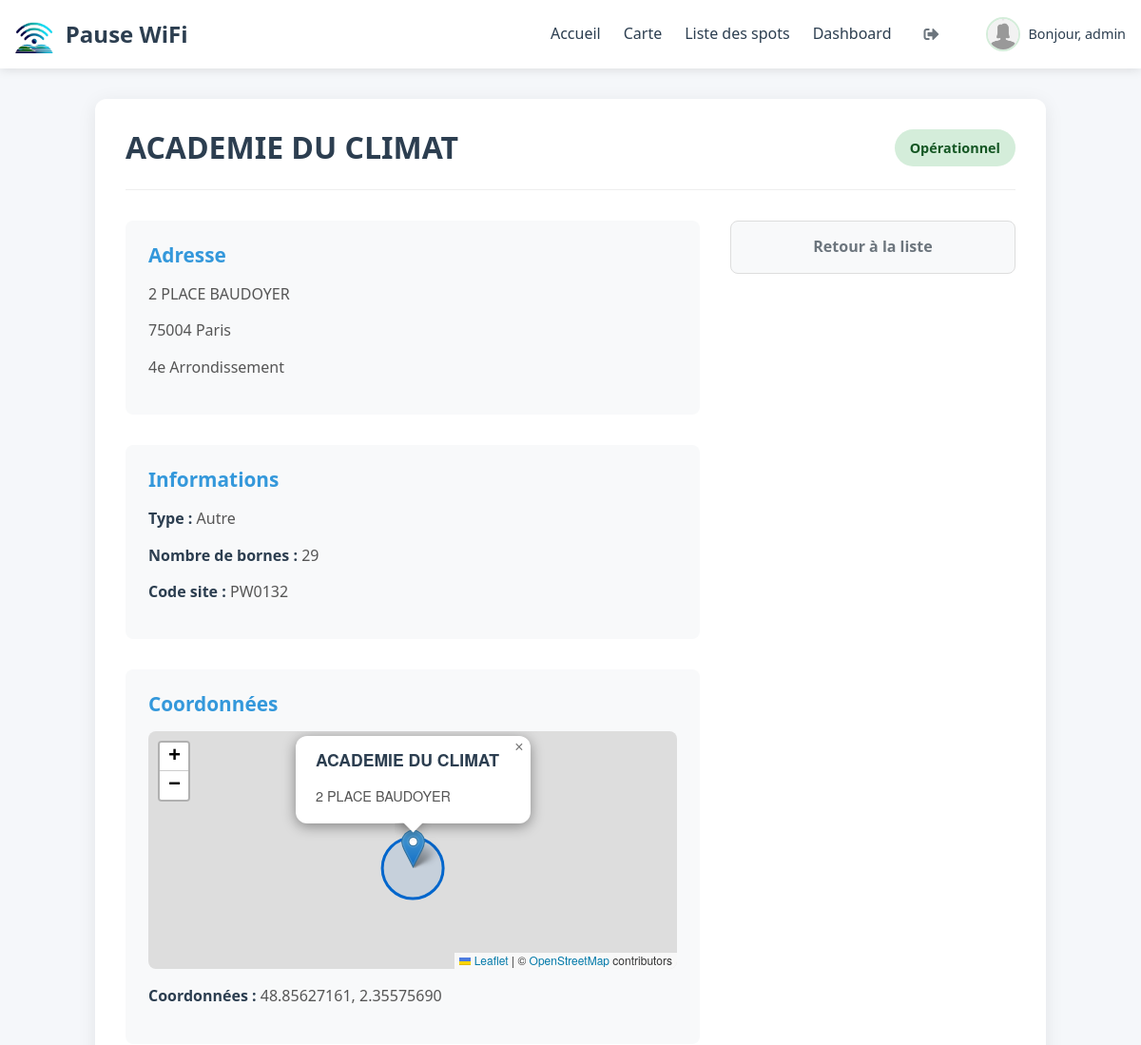
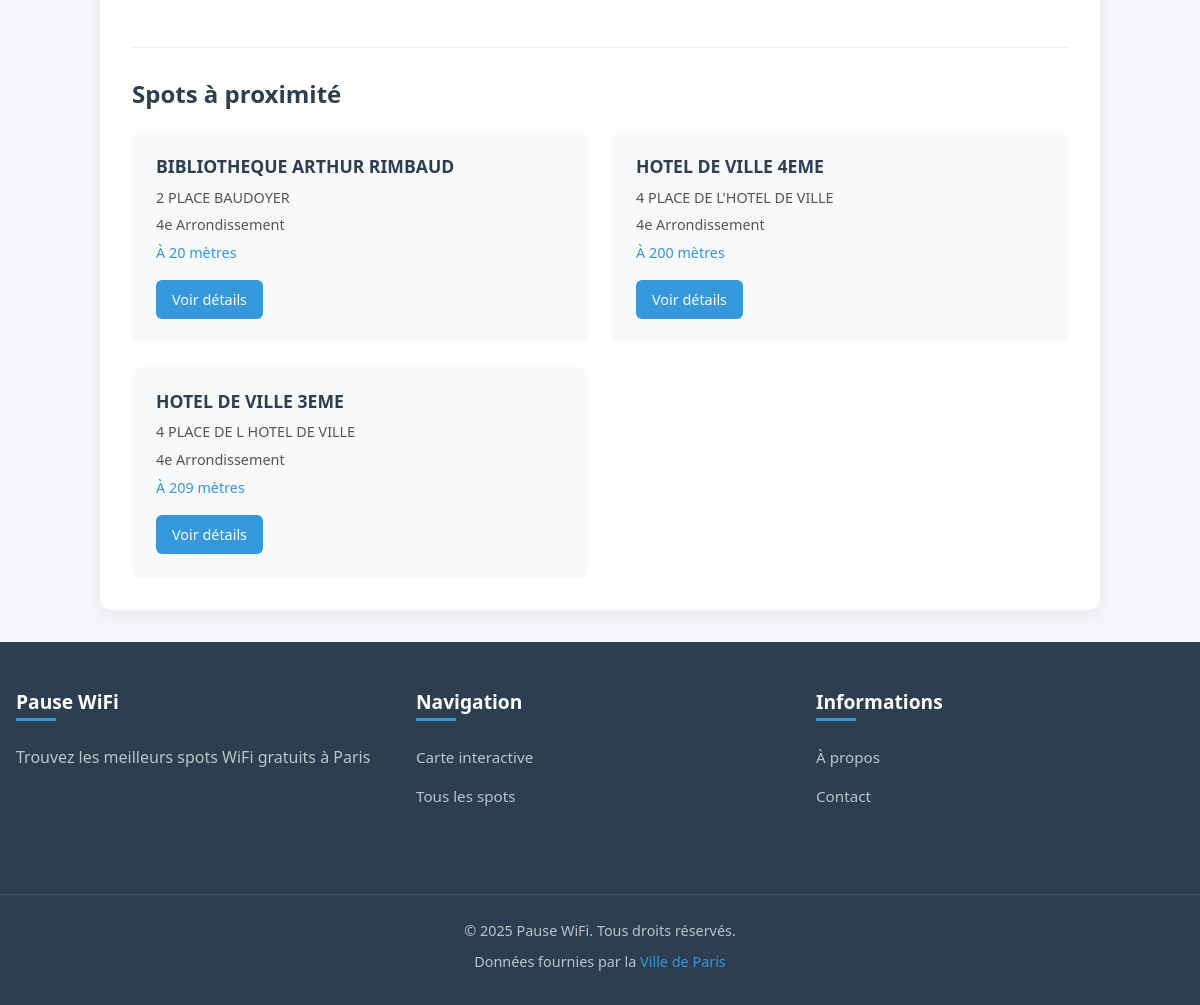
The page /?page=spot&id=35 (signed in) on the database its author committed (2 pictures, top to bottom).
### tables this page shows
CREATE TABLE `users` (
  `id` int NOT NULL,
  `username` varchar(50) NOT NULL,
  `email` varchar(100) NOT NULL,
  `password` varchar(255) NOT NULL,
  `role` enum('user','admin') DEFAULT 'user',
  `created_at` timestamp NULL DEFAULT CURRENT_TIMESTAMP,
  `updated_at` timestamp NULL DEFAULT CURRENT_TIMESTAMP ON UPDATE CURRENT_TIMESTAMP,
  `reset_token` varchar(255) DEFAULT NULL,
  `reset_expires` int DEFAULT NULL,
  `profile_picture` varchar(255) DEFAULT NULL
);

CREATE TABLE `wifi_spots` (
  `id` int NOT NULL,
  `site_name` varchar(255) NOT NULL,
  `site_type` enum('Bibliothèque','Autre','Parc','Centre sportif','Mairie','Musée','Hotel') DEFAULT 'Autre',
  `address` varchar(255) NOT NULL,
  `postal_code` varchar(10) NOT NULL,
  `site_code` varchar(50) DEFAULT NULL,
  `num_bornes` int DEFAULT '1',
  `status` enum('Opérationnel','Fermé pour travaux','En déploiement','En étude') DEFAULT 'Opérationnel',
  `latitude` decimal(10,8) NOT NULL,
  `longitude` decimal(11,8) NOT NULL,
  `arrondissement` int NOT NULL,
  `created_at` timestamp NULL DEFAULT CURRENT_TIMESTAMP,
  `updated_at` timestamp NULL DEFAULT CURRENT_TIMESTAMP ON UPDATE CURRENT_TIMESTAMP
);

### www/models/User.php (called while the page is built, shortened)
<?php
class User {
    private $db;
    public function __construct($db) {
        $this->db = $db;
    }
    public function getProfilePicture($userId) {
        $query = "SELECT profile_picture FROM users WHERE id = :id";
        $stmt = $this->db->prepare($query);
        $stmt->bindParam(':id', $userId, PDO::PARAM_INT);
        $stmt->execute();
        $result = $stmt->fetch(PDO::FETCH_ASSOC);
        return $result['profile_picture'] ?? null;
    }
}
?>

### www/models/WifiSpot.php (called while the page is built, shortened)
<?php
class WifiSpot {
    private $db;
    public function __construct($db) {
        $this->db = $db;
    }
    public function getSpotById($id) {
        $query = "SELECT * FROM wifi_spots WHERE id = :id";
        $stmt = $this->db->prepare($query);
        $stmt->bindParam(':id', $id, PDO::PARAM_INT);
        $stmt->execute();
        return $stmt->fetch(PDO::FETCH_ASSOC);
    }
    public function getNearbySpots($latitude, $longitude, $excludeId = null, $radius = 1, $limit = 3, $params = []) {
        $query = "SELECT
                    id,
                    site_name,
                    site_type,
                    address,
                    arrondissement,
                    status,
                    latitude,
                    longitude,
                    (6371 * ACOS(
                        COS(RADIANS(:latitude)) *
                        COS(RADIANS(latitude)) *
                        COS(RADIANS(longitude) - RADIANS(:longitude)) +
                        SIN(RADIANS(:latitude)) *
                        SIN(RADIANS(latitude))
                    )) AS distance
                  FROM wifi_spots
                  WHERE (6371 * ACOS(
                        COS(RADIANS(:latitude)) *
                        COS(RADIANS(latitude)) *
                        COS(RADIANS(longitude) - RADIANS(:longitude)) +
                        SIN(RADIANS(:latitude)) *
                        SIN(RADIANS(latitude))
                    )) <= :radius";
        if ($excludeId !== null) {
            $query .= " AND id != :exclude_id";
        }
        $query .= " ORDER BY distance ASC LIMIT :limit";
        $stmt = $this->db->prepare($query);
        $stmt->bindValue(':latitude', $latitude);
        $stmt->bindValue(':longitude', $longitude);
        $stmt->bindValue(':radius', $radius);
        $stmt->bindValue(':limit', $limit, PDO::PARAM_INT);
        if ($excludeId !== null) {
            $stmt->bindValue(':exclude_id', $excludeId, PDO::PARAM_INT);
        }
        $stmt->execute();
        return $stmt->fetchAll(PDO::FETCH_ASSOC);
    }
}
?>

### www/views/wifi_detail.php (the view, shortened to what this page needs)
<?php
require_once __DIR__ . '/partials/header.php';
$nearbySpots = $wifiSpotModel->getNearbySpots(
    $spot['latitude'],
    $spot['longitude'],
    $spot['id'],
    1,
    3
);
?>
<div class="spot-detail">
    <div class="spot-detail__header">
        <h1 class="spot-detail__title"><?= htmlspecialchars($spot['site_name']) ?></h1>
        <p class="spot-detail__status spot-detail__status--<?= strtolower(str_replace(' ', '-', $spot['status'])) ?>">
            <?= $spot['status'] ?>
        </p>
    </div>
    <div class="spot-detail__content">
        <div class="spot-detail__info">
            <div class="spot-detail__section">
                <h2 class="spot-detail__section-title">Adresse</h2>
                <p class="spot-detail__text"><?= htmlspecialchars($spot['address']) ?></p>
                <p class="spot-detail__text"><?= htmlspecialchars($spot['postal_code']) ?> Paris</p>
                <p class="spot-detail__text"><?= $spot['arrondissement'] ?>e Arrondissement</p>
            </div>
            <div class="spot-detail__section">
                <h2 class="spot-detail__section-title">Informations</h2>
                <p class="spot-detail__text"><strong>Type :</strong> <?= htmlspecialchars($spot['site_type']) ?></p>
                <p class="spot-detail__text"><strong>Nombre de bornes :</strong> <?= $spot['num_bornes'] ?></p>
                <?php if (!empty($spot['site_code'])): ?>
                    <p class="spot-detail__text"><strong>Code site :</strong> <?= htmlspecialchars($spot['site_code']) ?></p>
                <?php endif; ?>
            </div>
            <div class="spot-detail__section">
                <h2 class="spot-detail__section-title">Coordonnées</h2>
                <div id="detail-map" class="spot-detail__map"></div>
                <p class="spot-detail__text">
                    <strong>Coordonnées :</strong>
                    <?= htmlspecialchars($spot['latitude']) ?>, <?= htmlspecialchars($spot['longitude']) ?>
                </p>
            </div>
        </div>
        <div class="spot-detail__actions">
            <a href="/?page=list" class="spot-detail__back-btn">Retour à la liste</a>
        </div>
    </div>
    <?php if (!empty($nearbySpots)): ?>
        <div class="spot-detail__recommendations">
            <h2 class="spot-detail__recommendations-title">Spots à proximité</h2>
            <div class="spot-detail__recommendations-list">
                <?php foreach ($nearbySpots as $nearbySpot): ?>
                    <div class="spot-detail__recommendation-card">
                        <h3 class="spot-detail__recommendation-title"><?= htmlspecialchars($nearbySpot['site_name']) ?></h3>
                        <p class="spot-detail__recommendation-text"><?= htmlspecialchars($nearbySpot['address']) ?></p>
                        <p class="spot-detail__recommendation-text"><?= $nearbySpot['arrondissement'] ?>e Arrondissement</p>
                        <p class="spot-detail__recommendation-distance">
                            À <?= number_format($nearbySpot['distance'] * 1000, 0) ?> mètres
                        </p>
                        <a href="/?page=spot&id=<?= $nearbySpot['id'] ?>" class="spot-detail__recommendation-btn">Voir détails</a>
                    </div>
                <?php endforeach; ?>
            </div>
        </div>
    <?php endif; ?>
</div>
<?php require_once __DIR__ . '/partials/footer.php'; ?>

### www/views/partials/header.php (shortened to what this page needs)
<?php
$currentPage = $_GET['page'] ?? 'home';
?>
<!DOCTYPE html>
<html lang="fr">
<head>
    <link rel="stylesheet" href="/assets/css/global.css">
    <link rel="stylesheet" href="/assets/css/header_footer.css">
    <link rel="stylesheet" href="/assets/css/home.css">
    <link rel="stylesheet" href="/assets/css/auth.css">
    <link rel="stylesheet" href="/assets/css/map.css">
    <link rel="stylesheet" href="/assets/css/list.css">
    <link rel="stylesheet" href="/assets/css/spot-detail.css">
    <link rel="stylesheet" href="/assets/css/favorites.css">
    <link rel="stylesheet" href="/assets/css/about.css">
    <link rel="stylesheet" href="/assets/css/contact.css">
    <link rel="stylesheet" href="/assets/css/admin.css">
    <link rel="stylesheet" href="/assets/css/edit-spot.css">
    <link rel="stylesheet" href="/assets/css/not_found.css">
    <link rel="stylesheet" href="/assets/css/profile.css">
    <link rel="stylesheet" href="https://cdnjs.cloudflare.com/ajax/libs/font-awesome/5.15.4/css/all.min.css">
    <link rel="stylesheet" href="https://unpkg.com/leaflet@1.9.4/dist/leaflet.css">
    <link rel="stylesheet" href="https://unpkg.com/leaflet.markercluster@1.4.1/dist/MarkerCluster.Default.css">
</head>
<body>
    <header class="header">
        <div class="header__container">
            <div class="header__logo">
                <a href="/?page=home" class="header__logo-link" aria-label="Accueil">
                    <img src="/assets/img/logo.png" alt="Pause WiFi Logo" class="header__logo-img" width="40" height="40">
                    <span class="header__logo-text">Pause WiFi</span>
                </a>
            </div>
            <nav class="header__nav" aria-label="Navigation principale">
                <ul class="header__nav-list">
                    <li class="header__nav-item <?= $currentPage === 'home' ? 'header__nav-item--active' : '' ?>">
                        <a href="/?page=home" class="header__nav-link">Accueil</a>
                    </li>
                    <li class="header__nav-item <?= $currentPage === 'map' ? 'header__nav-item--active' : '' ?>">
                        <a href="/?page=map" class="header__nav-link">Carte</a>
                    </li>
                    <li class="header__nav-item <?= $currentPage === 'list' ? 'header__nav-item--active' : '' ?>">
                        <a href="/?page=list" class="header__nav-link">Liste des spots</a>
                    </li>
                    <?php if (isset($_SESSION['user_id'])): ?>
                        <?php if ($_SESSION['role'] === 'admin'): ?>
                            <li class="header__nav-item <?= $currentPage === 'admin' ? 'header__nav-item--active' : '' ?>">
                                <a href="/?page=admin" class="header__nav-link">Dashboard</a>
                            </li>
                        <?php else: ?>
                            <li class="header__nav-item <?= $currentPage === 'favorites' ? 'header__nav-item--active' : '' ?>">
                                <a href="/?page=favorites" class="header__nav-link">Mes Favoris</a>
                            </li>
                        <?php endif; ?>
                        <li class="header__nav-item">
                            <a href="/logout.php" class="header__logout" aria-label="Déconnexion">
                                <i class="fas fa-sign-out-alt header__logout-icon"></i>
                            </a>
                        </li>
                        <li class="header__user <?= $_SESSION['role'] === 'admin' ? 'header__user--admin' : '' ?>">
                            <?php
                            $profilePicture = isset($_SESSION['user_id'])
                                ? $userModel->getProfilePicture($_SESSION['user_id'])
                                : null;
                            $picturePath = $profilePicture
                                ? '/uploads/profiles/' . htmlspecialchars($profilePicture)
                                : '/assets/img/default-profile.png';
                            ?>
                            <a href="/?page=profile" class="header__user-link">
                                <img src="<?= $picturePath ?>" alt="Photo de profil" class="header__user-img"
                                    onerror="this.src='/assets/img/default-profile.png'">
                                <span class="header__user-name">Bonjour, <?= htmlspecialchars($_SESSION['username']) ?></span>
                            </a>
                        </li>
                    <?php endif; ?>
                </ul>
            </nav>
        </div>
    </header>
    <main class="main">

### www/assets/css/global.css (style rules this page uses)
:root { --primary-color: #3498db; --primary-dark: #2980b9; --secondary-color: #2c3e50; --accent-color: #e74c3c; --light-color: #f8f9fa; --dark-color: #343a40; --text-color: #2c3e50; --text-light: #6c757d; --border-color: #ddd; --success-color: #28a745; --error-color: #dc3545; --warning-color: #ffc107; --info-color: #17a2b8; }
* { margin: 0; padding: 0; box-sizing: border-box; }
body { font-family: 'Segoe UI', Tahoma, Geneva, Verdana, sans-serif; line-height: 1.6; color: var(--text-color); background-color: #f5f7fa; }
h1, h2, h3, h4, h5, h6 { margin-bottom: 1rem; line-height: 1.2; }
a { text-decoration: none; color: var(--primary-color); transition: color 0.2s ease; }
img { max-width: 100%; height: auto; }

### www/assets/css/header_footer.css (style rules this page uses)
.header { background: #fff; box-shadow: 0 2px 10px rgba(0, 0, 0, 0.1); position: sticky; top: 0; z-index: 1000; }
.header__container { max-width: 1200px; margin: 0 auto; padding: 1rem; display: flex; justify-content: space-between; align-items: center; }
.header__logo-link { display: flex; align-items: center; gap: 0.8rem; text-decoration: none; transition: opacity 0.2s ease; }
.header__logo-img { transition: transform 0.3s ease; }
.header__logo-text { font-size: 1.5rem; font-weight: 700; color: #2c3e50; }
.header__nav-list { display: flex; align-items: center; gap: 1.5rem; list-style: none; margin: 0; padding: 0; }
.header__nav-link { text-decoration: none; color: #2c3e50; font-weight: 500; padding: 0.5rem 0; position: relative; transition: color 0.2s ease; }
.header__nav-link::after { content: ''; position: absolute; bottom: 0; left: 0; width: 0; height: 2px; background: #3498db; transition: width 0.3s ease; }
.header__user { display: flex; align-items: center; gap: 0.5rem; margin-left: 1rem; }
.header__user-link { display: flex; align-items: center; gap: 0.5rem; text-decoration: none; transition: opacity 0.2s ease; }
.header__user-img { width: 36px; height: 36px; border-radius: 50%; object-fit: cover; border: 2px solid #e8f4fc; }
.header__user-name { font-size: 0.9rem; color: #2c3e50; font-weight: 500; }
.header__user--admin .header__user-img { border-color: #d4edda; }
.header__logout { color: #6c757d; transition: color 0.2s ease; display: flex; align-items: center; justify-content: center; width: 36px; height: 36px; border-radius: 50%; }
.header__nav { transition: all 0.3s ease; }

### rows shown on the page
users: profile_picture (picture)
wifi_spots: site_name "ACADEMIE DU CLIMAT", status "Opérationnel", address "2 PLACE BAUDOYER", postal_code "75004", arrondissement "4", site_type "Autre", num_bornes "29", site_code "PW0132", latitude "48.85627161", longitude "2.35575690"
wifi_spots: site_name "BIBLIOTHEQUE ARTHUR RIMBAUD", address "2 PLACE BAUDOYER", arrondissement "4", distance "20"
wifi_spots: site_name "HOTEL DE VILLE 4EME", address "4 PLACE DE L'HOTEL DE VILLE", arrondissement "4", distance "200"
wifi_spots: site_name "HOTEL DE VILLE 3EME", address "4 PLACE DE L HOTEL DE VILLE", arrondissement "4", distance "209"

### other values the page prints
$_SESSION['username'] "admin"
